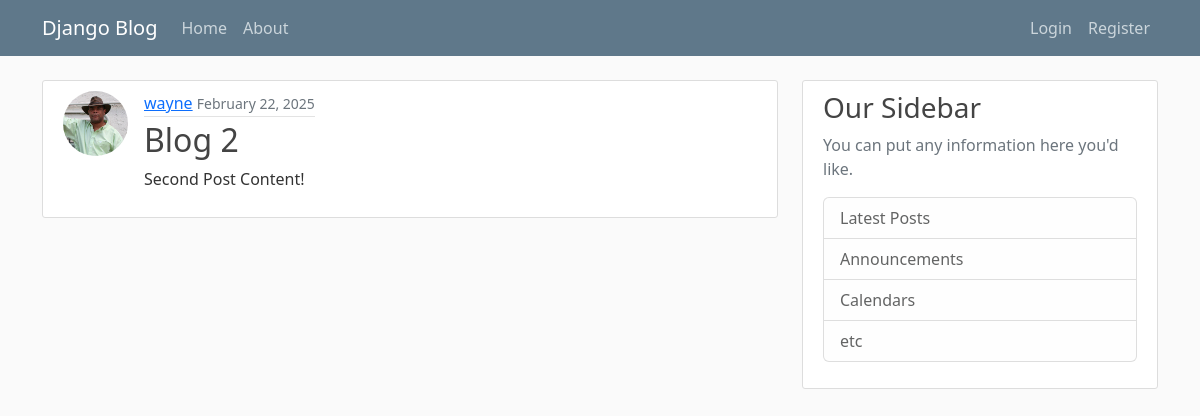
/post/2/, run on an earlier commit of the app's database.
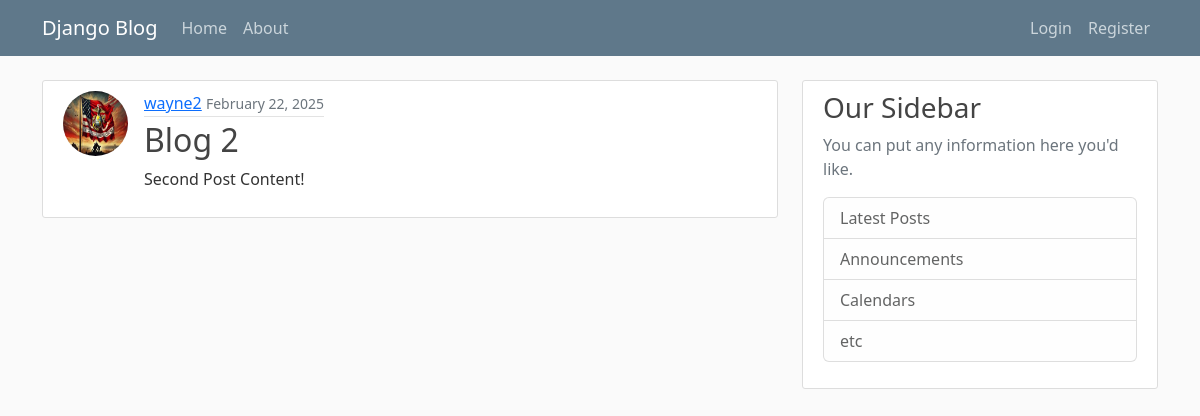
And on a later commit of the database.
### blog/models.py (models this page shows, shortened)
class Post(models.Model):
    title = models.CharField(max_length=100)
    content = models.TextField()
    date_posted = models.DateTimeField(default=timezone.now)
    author = models.ForeignKey(User, on_delete=models.CASCADE)

### users/models.py (models this page shows, shortened)
class Profile(models.Model):
    user = models.OneToOneField(User, on_delete=models.CASCADE)
    image = models.ImageField(default='main.jpg', upload_to='profile_pics')

### blog/views.py (the view)
# urls.py: path('post/<int:pk>/', PostDetailView.as_view(), name='post-detail'),
class PostDetailView(DetailView):
    model = Post

### blog/templates/blog/post_detail.html
{% extends "blog/base.html" %}
{% block content %}
    <article class="media content-section">
        <div class="d-flex align-items-start">
            <img class="rounded-circle me-3 article-img" src="{{ post.author.profile.image.url }}" alt="">
            <div class="media-body">
                <div class="article-metadata">
                    <a class="mr-2" href="#">{{ object.author }}</a>
                    <small class="text-muted">{{ object.date_posted|date:"F d, Y" }}</small>
                </div>
                <h2 class="article-title">{{ object.title }}</h2>
                <p class="article-content">{{ object.content }}</p>
            </div>
        </div>
    </article>
{% endblock content %}

What changed in the data, as far as the page shows it:
changed through a linked row, Post "Blog 2": author.profile.image: a different picture; author "wayne" → "wayne2"
